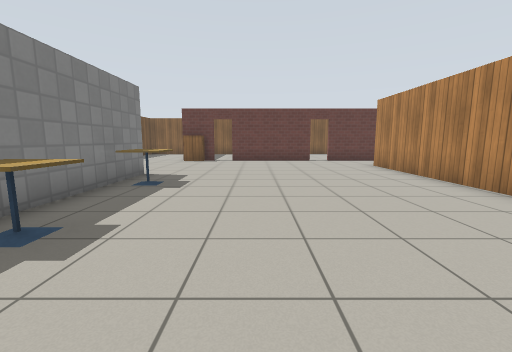
view 1 (above)

17 first-person views from a walk through a robot-simulator world made for Gazebo. The camera is 1 m above the floor, tilts 8° down and sees 90° across. The floor is counted in squares, 1 m on a side. Each view is taken from the middle of a square. On the plan, view 1 faces up. The plan holds only what a view shows up to about 11 squares ahead; the rest is blank. Simple patterns stand in for the simulator's built-in surfaces.

view 2
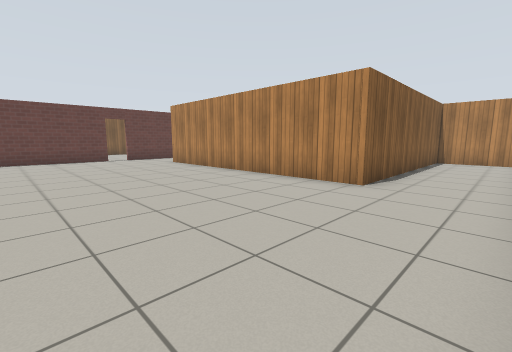

view 3
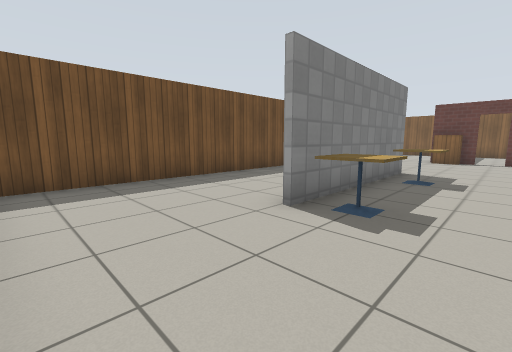

view 4
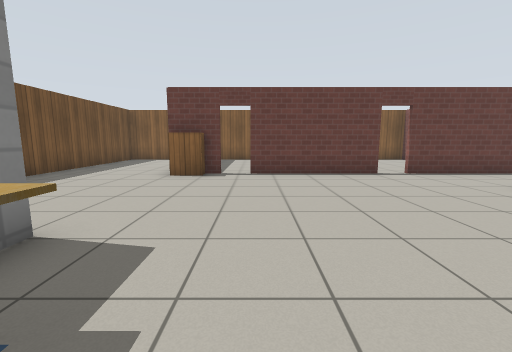

view 5
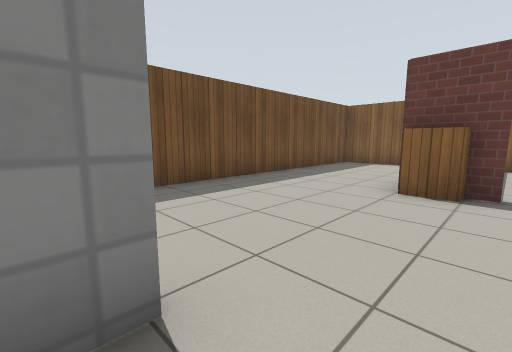

view 6
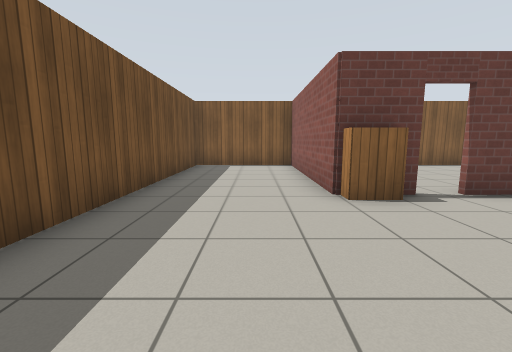

view 7
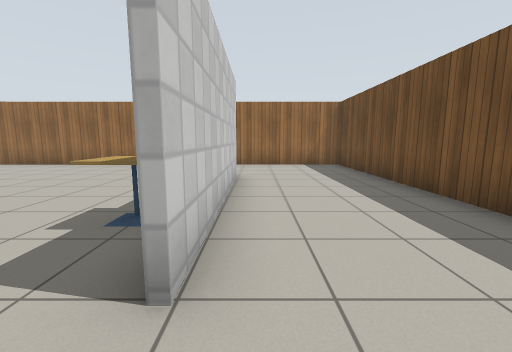

view 8
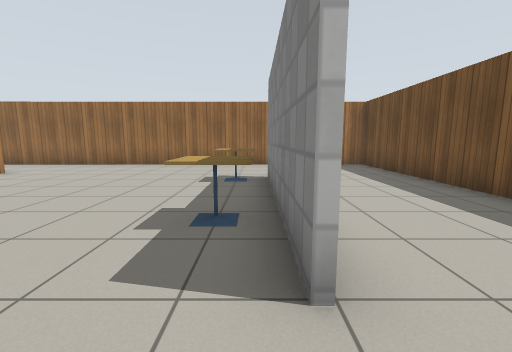

view 9
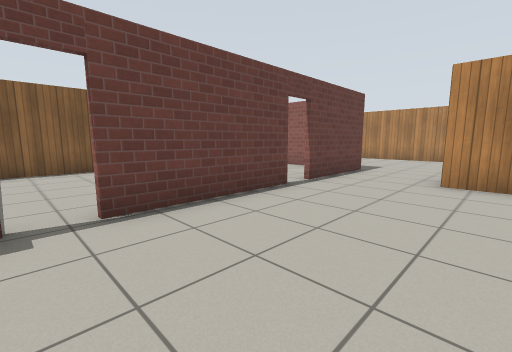

view 10
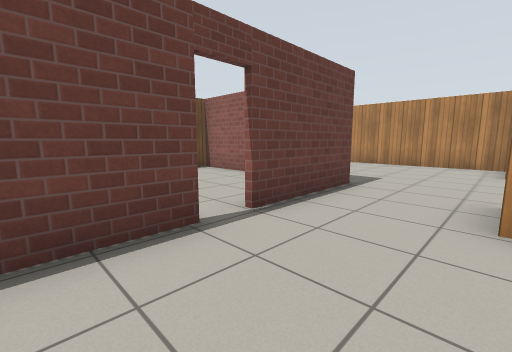

view 11
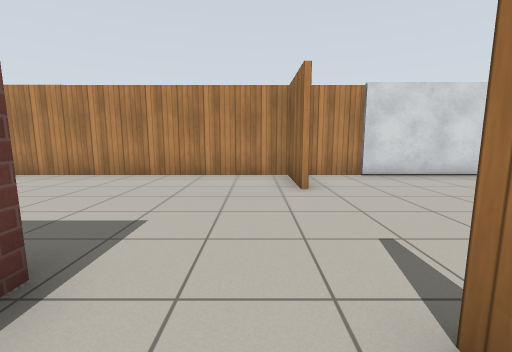

view 12
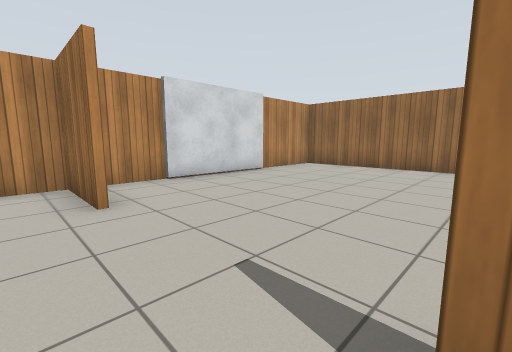

view 13
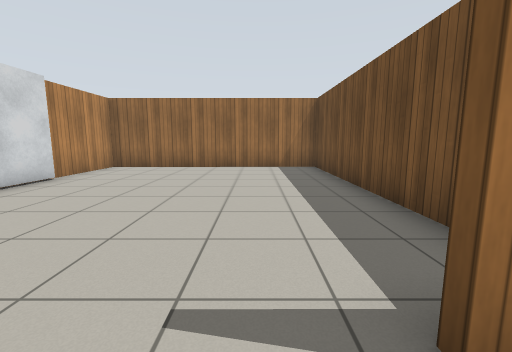

view 14
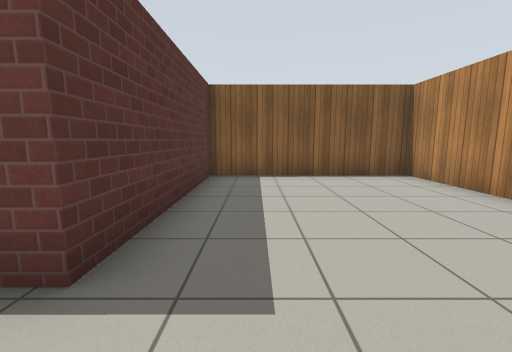

view 15
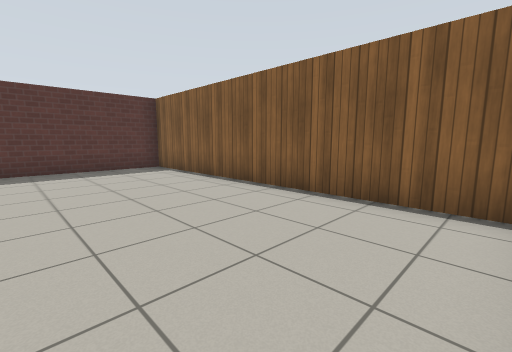

view 16
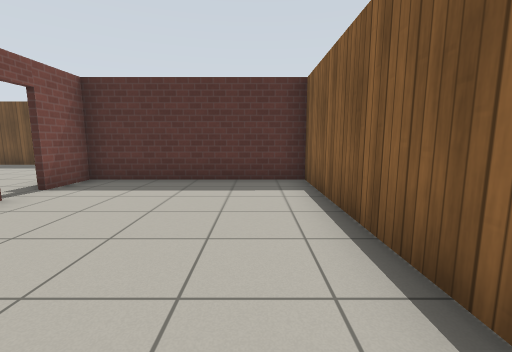

view 17
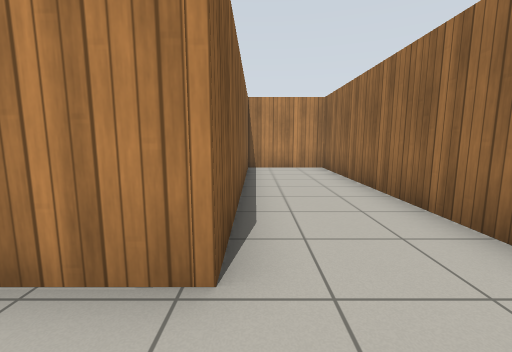

### Floor plan
Points are (right, up) in squares from view 1. A wall is a line through its corners. A room is listed if a view was taken in it or the views show most of it. See-through windows are left out.
Room 1 (views 1, 2, 3, 4, 5, 6, 7, 8, 9, 10, 17)
walls: (-3.3, 7.6) (-3.3, 3.3); (-3.5, 3.6) (-3.5, 7.6); (-2, 12.6) (-3.5, 12.6) (-3.5, 18.2); (2.7, 12.6) (-1.3, 12.6); (4.5, 12.6) (3.5, 12.6); (-3, 18.2) (-7.4, 18.2) (-7.4, -1.5) (12.3, -1.4) (12.3, 1); (12.4, 1.3) (4.6, 1.3) (4.6, 10.1)
ways out: opening at (5.5, 11.5) to room 2; open door at (-1.5, 13) to room 3; open door at (3, 13) to room 3
objects: cafe table (-3, 2) to (-2, 3); cafe table (-3, 6) to (-2, 6); bookshelf (-3, 12)
Room 2 (views 11, 12, 13, 14)
walls: (10.1, 10) (12.3, 10) (12.3, 18.3) (6.7, 18.3) (6.7, 12.6) (4.5, 12.6); (12.3, 7.9) (12.3, 9.5); (4.8, 8.2) (4.8, 1.4) (12.4, 1.4); (12.3, 1) (12.3, 4.4)
ways out: opening at (5.5, 11.5) to room 1
objects: car (12, 5)
Room 3 (views 15, 16)
walls: (6.6, 14.7) (6.6, 18.3) (-3, 18.2); (-3.3, 18.3) (-3.3, 12.8) (-2, 12.8)
ways out: open door at (-1.5, 13) to room 1; open door at (3, 13) to room 1

Where each view was taken, in squares from view 1:
view 1: 0 up, 0 right, facing up
view 2: 1 down, 1 left, facing up-right
view 3: 1 down, 1 left, facing up-left
view 4: 5 up, 1 left, facing up
view 5: 7 up, 2 left, facing up-left
view 6: 8 up, 5 left, facing up
view 7: 9 up, 4 left, facing down
view 8: 9 up, 3 left, facing down
view 9: 9 up, 2 left, facing up-right
view 10: 10 up, 1 right, facing up-right
view 11: 11 up, 5 right, facing right
view 12: 11 up, 6 right, facing down-right
view 13: 11 up, 7 right, facing down
view 14: 11 up, 8 right, facing up
view 15: 14 up, 6 right, facing up-left
view 16: 17 up, 3 right, facing left
view 17: 1 up, 3 right, facing right
